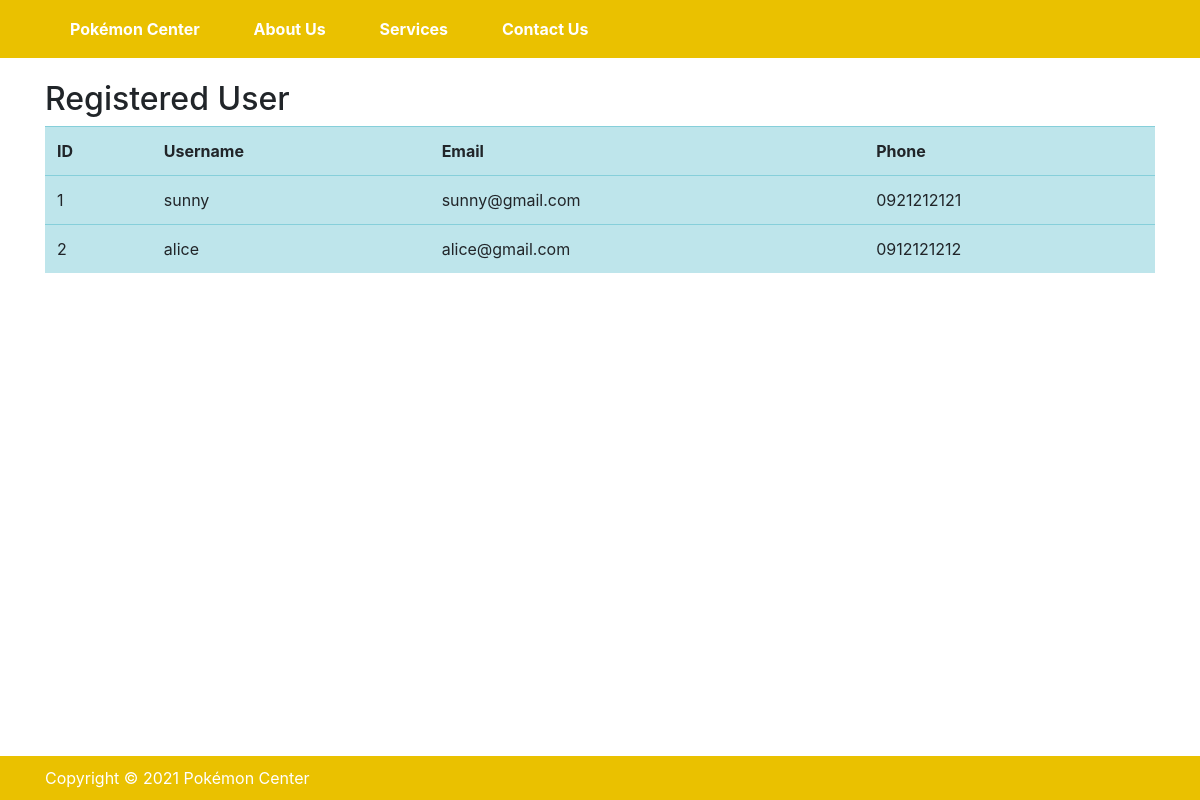
Page /userlist (signed in) on the earlier database version.
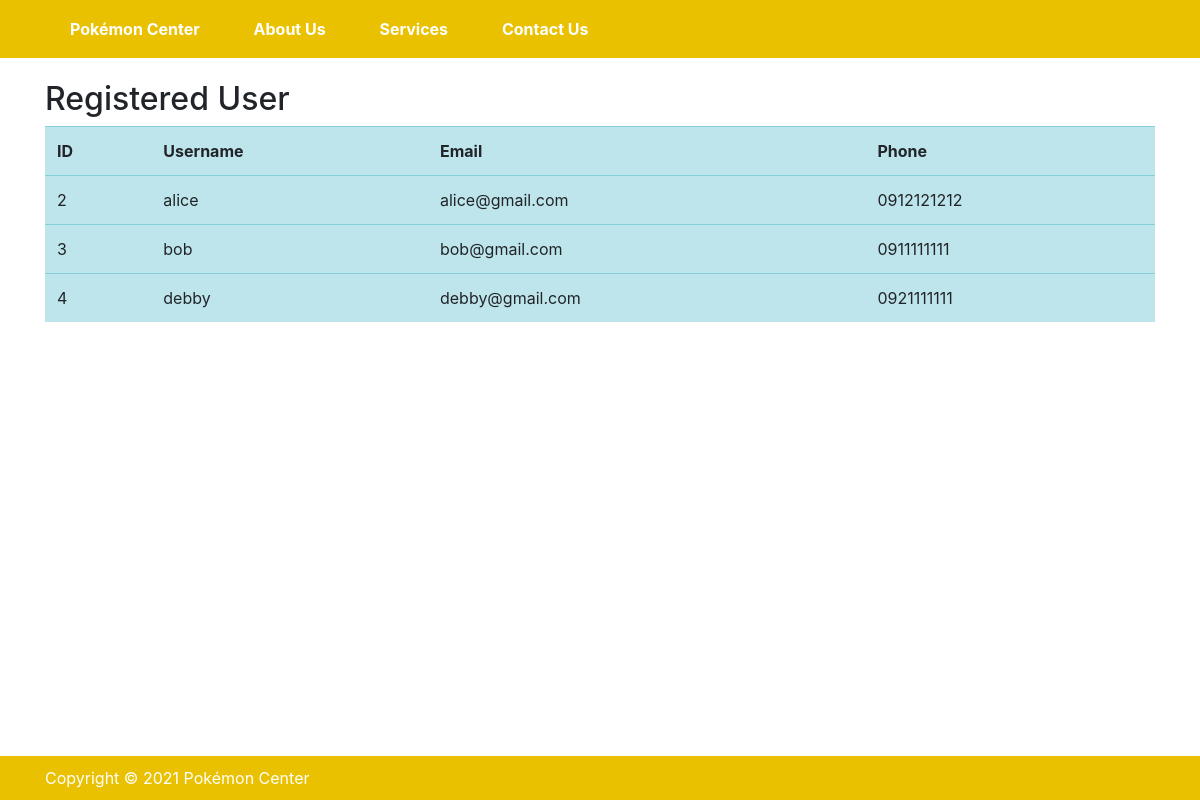
Same page on the later database version.
### shop_app/models.py (models this page shows, shortened)
class RegisteredUser(models.Model):
    name = models.CharField(max_length=100)
    email = models.CharField(max_length=100)
    phoneNum = models.CharField(blank=True, null=True, max_length=20)
    password = models.CharField(max_length=30)
    profilePic = models.ImageField(upload_to='profile_pics', default='default.jpeg')

### shop_app/views.py (the view)
# urls.py: path('userlist', views.UserListView.as_view(), name='userlist'),
class UserListView(ListView):
    model = RegisteredUser
    template_name = 'user_data.html'
    context_object_name = 'alldata'

### shop_app/templates/user_data.html (shortened to what this page needs)
{% extends "base.html" %}
    {% block content %}
        <h2>Registered  User</h2>
        {% if request.user.is_superuser or request.user.is_staff %}
            <table class="table table-hover table-info">
                <tr>
                    <th>ID</th>
                    <th>Username</th>
                    <th>Email</th>
                    <th>Phone</th>
                </tr>
                {% for user in alldata %}
                <tr>
                    <td>{{ user.id }}</td>
                    <td>{{ user.name }}</td>
                    <td>{{ user.email }}</td>
                    <td>{{ user.phoneNum }}</td>
                </tr>
                {% endfor %}
            </table>
        {% endif %}
    {% endblock %}

### shop_app/templates/base.html (shortened to what this page needs)
<!DOCTYPE html>
<html lang="en">
<head>
    <link rel="stylesheet" href="https://stackpath.bootstrapcdn.com/bootstrap/4.3.1/css/bootstrap.min.css">
    <link rel="stylesheet" href="https://cdn.jsdelivr.net/npm/@fortawesome/fontawesome-free@5.15.3/css/fontawesome.min.css">
</head>
<body>
    <div class="fixed-header">
        <div class="container">
            <nav>
                <a href="{% url 'app_homepage' %}">Pokémon Center</a>
                <a href="{% url 'about_us' %}">About Us</a>
                <a href="{% url 'services' %}">Services</a>
                <a href="{% url 'contact_us' %}">Contact Us</a>
            </nav>
        </div>
    </div>
    <div class="container">
        {% block content %}
        {% endblock %}
    </div>
    <div class="fixed-footer">
        <div class="container">Copyright &copy; 2021 Pokémon Center </div>
    </div>
</body>
</html>

### shop_app/templates/base.html (style rules this page uses)
body { padding-top: 80px; padding-bottom: 80px; }
.fixed-footer { width: 100%; position: fixed; background: #EAC100; padding: 10px; color: white; bottom: 0; }
.fixed-header { width: 100%; position: fixed; background: #EAC100; padding: 10px; color: white; font-weight:bold; top: 0; }
.container { width: 100%; margin: 20; }
nav a { color: white; text-decoration: none; padding: 7px 25px; display: inline-block; }

Differences in the rows shown:
removed RegisteredUser: id "1", name "sunny", email "sunny@gmail.com", phoneNum "0921212121"
added RegisteredUser: id "3", name "bob", email "bob@gmail.com", phoneNum "0911111111"
added RegisteredUser: id "4", name "debby", email "debby@gmail.com", phoneNum "0921111111"
